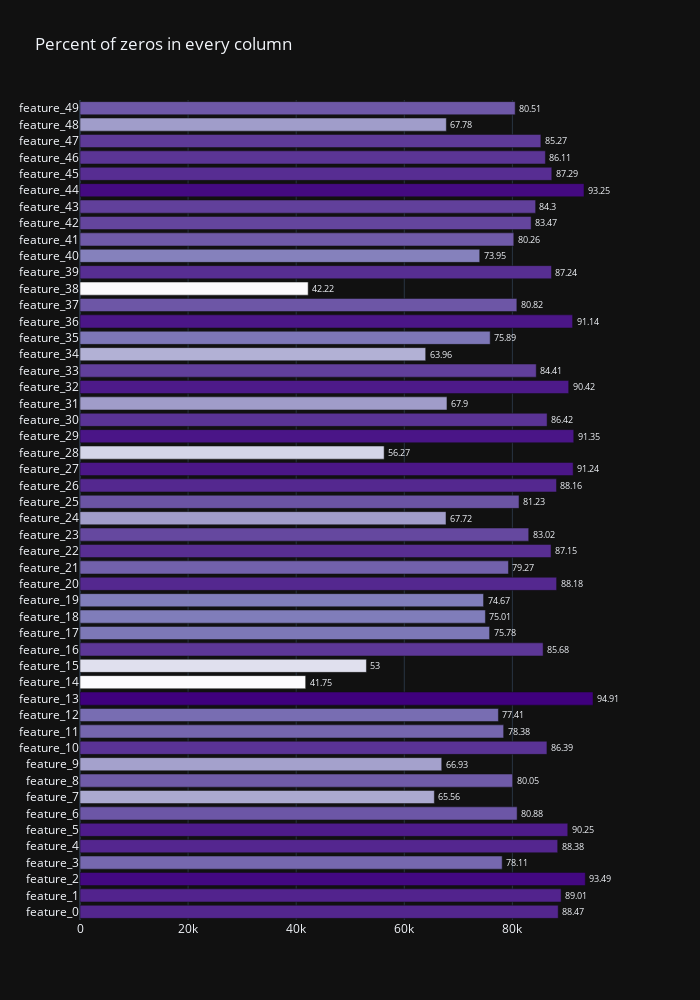

The notebook cell this image was saved under:
### Markdown cell above
There is a lot of zero values in every feature. I'm curious how much of dataset is filled with them.

### Code cell
to_plot = data_train.drop('target', axis=1).isin([0]).sum(axis=0)
percent = np.array(to_plot)/100000 * 100

fig = go.Figure()

fig.add_trace(go.Bar(
    x = to_plot.values,
    y = to_plot.index,
    orientation='h',
    text = np.round(percent, 2),
    textposition='outside',
    marker={
        'color': to_plot.values,
        'colorscale': 'Purples',

    }
))

fig.update_layout(
    height=1000,
    width=700,
    template='plotly_dark',
    title_text='Percent of zeros in every column'
)

### Figure 1 — Plotly figure (JSON) as saved in the notebook; plotly's stock layout.template omitted (floating-point values rounded to 4 significant figures)
{"data": [{"marker": {"color": [88473, 89014, 93492, 78107, 88381, 90247, 80875, 65560, 80046, 66927, 86390, 78382, 77414, 94912, 41753, 52996, 85681, 75778, 75009, 74665, 88182, 79272, 87150, 83021, 67716, 81226, 88161, 91241, 56269, 91351, 86421, 67896, 90417, 84413, 63959, 75885, 91136, 80825, 42216, 87238, 73953, 80259, 83466, 84299, 93251, 87289, 86108, 85268, 67780, 80514], "colorscale": [[0, "rgb(252,251,253)"], [0.125, "rgb(239,237,245)"], [0.25, "rgb(218,218,235)"], [0.375, "rgb(188,189,220)"], [0.5, "rgb(158,154,200)"], [0.625, "rgb(128,125,186)"], [0.75, "rgb(106,81,163)"], [0.875, "rgb(84,39,143)"], [1, "rgb(63,0,125)"]]}, "orientation": "h", "text": [88.47, 89.01, 93.49, 78.11, 88.38, 90.25, 80.88, 65.56, 80.05, 66.93, 86.39, 78.38, 77.41, 94.91, 41.75, 53, 85.68, 75.78, 75.01, 74.67, 88.18, 79.27, 87.15, 83.02, 67.72, 81.23, 88.16, 91.24, 56.27, 91.35, 86.42, 67.9, 90.42, 84.41, 63.96, 75.89, 91.14, 80.82, 42.22, 87.24, 73.95, 80.26, 83.47, 84.3, 93.25, 87.29, 86.11, 85.27, 67.78, 80.51], "textposition": "outside", "type": "bar", "x": [88473, 89014, 93492, 78107, 88381, 90247, 80875, 65560, 80046, 66927, 86390, 78382, 77414, 94912, 41753, 52996, 85681, 75778, 75009, 74665, 88182, 79272, 87150, 83021, 67716, 81226, 88161, 91241, 56269, 91351, 86421, 67896, 90417, 84413, 63959, 75885, 91136, 80825, 42216, 87238, 73953, 80259, 83466, 84299, 93251, 87289, 86108, 85268, 67780, 80514], "y": ["feature_0", "feature_1", "feature_2", "feature_3", "feature_4", "feature_5", "feature_6", "feature_7", "feature_8", "feature_9", "feature_10", "feature_11", "feature_12", "feature_13", "feature_14", "feature_15", "feature_16", "feature_17", "feature_18", "feature_19", "feature_20", "feature_21", "feature_22", "feature_23", "feature_24", "feature_25", "feature_26", "feature_27", "feature_28", "feature_29", "feature_30", "feature_31", "feature_32", "feature_33", "feature_34", "feature_35", "feature_36", "feature_37", "feature_38", "feature_39", "feature_40", "feature_41", "feature_42", "feature_43", "feature_44", "feature_45", "feature_46", "feature_47", "feature_48", "feature_49"]}], "layout": {"height": 1000, "title": {"text": "Percent of zeros in every column"}, "width": 700}}
